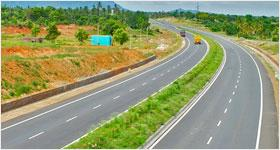
#> input picture DetecciónPotholes_LeonardoLuengas_JuanEGonzalez/imagenes/normal/1.jpg, 280 x 150 px, found by its file name; its folder holds 4 pictures in this run
$ jupyter execute --allow-errors Parcial2.ipynb   (shell and % lines are left out)
#> lines starting #> are read from the running program, lines starting #| are printed output that depends on the picture; pictures that were not available may be replaced by others from this repository, and a replacement may not be noted
# Parcial 2
Juan Esteban Gonzalez y Leonardo Luengas

## Librerías

[cell 1]
import numpy as np
import matplotlib.pyplot as plt
#!pip install opencv-python
import cv2
from sklearn.base import BaseEstimator, TransformerMixin, ClassifierMixin
from sklearn.pipeline import Pipeline
import os
import shutil
from sklearn.cluster import KMeans
from sklearn.preprocessing import StandardScaler
from sklearn.decomposition import PCA
from sklearn.mixture import GaussianMixture
from sklearn.model_selection import train_test_split, GridSearchCV
from sklearn.metrics import classification_report, roc_curve, auc, f1_score, make_scorer
from scipy.stats import mode

## Traer el Dataset

Utilizamos un Dataset traído de Kaggle que contiene dos carpetas. Una tiene imágenes de calles sin huecos desde distintos ángulos y la otra tiene calles con huecos de distintas formas y tamaños.

[cell 2]
from google.colab import files
files.upload()
#> the answer given: 1.jpg

[cell 3]
# Directorios base
base_dir = '/content/pothole'
output_dir = os.path.join(base_dir, 'imagenes_RAW')

# Crear carpeta de salida si no existe
os.makedirs(output_dir, exist_ok=True)

# Subcarpetas a procesar
subcarpetas = ['normal', 'potholes']

for sub in subcarpetas:
    sub_dir = os.path.join(base_dir, sub)
    for archivo in os.listdir(sub_dir):
        origen = os.path.join(sub_dir, archivo)
        if os.path.isfile(origen):
            nombre, ext = os.path.splitext(archivo)
            nuevo_nombre = f"{nombre}-{sub}{ext}"
            destino = os.path.join(output_dir, nuevo_nombre)
            shutil.copy2(origen, destino)

print("Imágenes copiadas y renombradas correctamente.")

## Pipeline Preprocesamiento

Implementamos 4 tipos de transformaciones para el pipeline de preprocesamiento: transformación a escala de grises, aplicación del filtro de Canny, aplicación de un blur Gaussiano y una reducción de resolución de las imágenes.

## Preprocesamiento de Imágenes: Filtro Gaussiano y Detección de Bordes de Canny

En el procesamiento digital de imágenes, es común aplicar técnicas de preprocesamiento para mejorar la calidad de las imágenes y facilitar tareas posteriores como la detección de bordes o la segmentación. A continuación, se describen dos técnicas fundamentales: el suavizado gaussiano y la detección de bordes mediante el algoritmo de Canny.

### Suavizado Gaussiano (`GaussianBlur`)

El filtro gaussiano permite reducir el ruido presente en una imagen mediante la convolución con una función gaussiana bidimensional, definida como:

$$
G(x, y) = \frac{1}{2\pi\sigma^2} \exp\left( -\frac{x^2 + y^2}{2\sigma^2} \right)
$$

Donde:
- $(x, y)$ son las coordenadas en el vecindario del píxel.
- $\sigma$ es la desviación estándar del filtro, que controla el grado de suavizado.

La imagen suavizada $I'$ se obtiene aplicando una convolución con el kernel $G$:

$$
I'(i, j) = \sum_{x=-k}^{k} \sum_{y=-k}^{k} I(i+x, j+y) \cdot G(x, y)
$$

El suavizado gaussiano reduce las variaciones locales abruptas en la intensidad, lo cual es útil para mejorar la precisión en la detección de bordes.

### Detección de Bordes de Canny (`ApplyCanny`)

El algoritmo de Canny es un método robusto y multietapa para la detección de bordes. Sus pasos principales son los siguientes:

#### 2.1 Cálculo del Gradiente

Se aplican operadores de Sobel para obtener las derivadas en las direcciones $x$ e $y$:

$$
G_x = \begin{bmatrix} -1 & 0 & 1 \\ -2 & 0 & 2 \\ -1 & 0 & 1 \end{bmatrix}, \quad
G_y = \begin{bmatrix} -1 & -2 & -1 \\ 0 & 0 & 0 \\ 1 & 2 & 1 \end{bmatrix}
$$

La magnitud y dirección del gradiente se calculan como:

$$
M(i,j) = \sqrt{I_x(i,j)^2 + I_y(i,j)^2}
$$

$$
\theta(i,j) = \arctan\left( \frac{I_y(i,j)}{I_x(i,j)} \right)
$$

#### 2.2 Supresión de No-Máximos (*Non-Maximum Suppression*)

Este paso afina los bordes eliminando aquellos píxeles cuya magnitud no sea un máximo local en la dirección del gradiente.

#### 2.3 Umbralización con Histeresis

La **histeresis** es un mecanismo de decisión empleado en la última etapa del algoritmo de Canny para identificar los píxeles que forman parte de un borde real. Se basa en la aplicación de **dos umbrales**: uno alto ($T_{high}$) y uno bajo ($T_{low}$), en lugar de un único umbral fijo.

Este procedimiento mejora la detección de bordes débiles que están conectados a bordes fuertes, reduciendo al mismo tiempo los falsos positivos producidos por ruido.

#### Procedimiento

Dado un mapa de magnitud de gradiente $M(i,j)$, los píxeles se clasifican de la siguiente manera:

- **Bordes fuertes**: si $M(i,j) > T_{high}$
  → Se consideran parte del borde y se conservan.

- **No bordes**: si $M(i,j) < T_{low}$
  → Se eliminan.

- **Bordes débiles**: si $T_{low} \leq M(i,j) \leq T_{high}$
  → Se conservan **solo si están conectados** (por vecindad de 8 conectados) a un borde fuerte.

#### Justificación

El uso de dos umbrales permite equilibrar sensibilidad y precisión:

- $T_{high}$ garantiza que solo los bordes con fuerte respuesta se acepten directamente.
- $T_{low}$ permite que bordes con respuesta más débil sean considerados válidos si están cerca de uno fuerte.

Este enfoque mejora la **continuidad de los bordes** sin introducir ruido espurio.

[cell 4]
class ToGrayscale(BaseEstimator, TransformerMixin):
  def fit(self, X, y=None):
        return self
  def transform(self, X):
        #Recibe una lista de imágenes en X y las pasa a blanco y negro
        return [cv2.cvtColor(img, cv2.COLOR_BGR2GRAY) for img in X]

class ApplyCanny(BaseEstimator, TransformerMixin):
  def fit(self, X, y =None):
    return self
  def transform(self, X):
    #Recibe una lista de imágenes y les aplica el filtro de Canny para encontrar bordes
    p = []
    for img in X:
      #Aplica el filtro de Canny
      img_p = cv2.Canny(img, 110,200)
      p.append(img_p)
    return p

class GaussianBlur(BaseEstimator, TransformerMixin):
  def fit(self, X, y = None):
    return self
  def transform(self, X):
    p = []
    for img in X:
      #Primero aplica un filtro Gaussiano para reducir el ruido (La calle tiene una textura con muchos artefactos)
      img_b = cv2.GaussianBlur(img, (5,5), sigmaX = 1)
      p.append(img_b)
    return p

class DownScale(BaseEstimator,TransformerMixin):
  def fit(self, X, y = None):
    return self
  def transform(self, X):
    p = []
    for img in X:
      if img is not None:
        img_b = cv2.resize(img, (512, 512))  # Resize to 512x512
        p.append(img_b)
    return p

Definimos que para las imágenes con un label de 0 significa que no tiene huecos. Cuando tiene un label de 1 significa que la imágen presenta huecos.

[cell 5]
#Build dataset
X = []
truth_labels = []
path = "./pothole/imagenes_RAW"
for pth in os.listdir(path):
  img = cv2.imread(f"{path}/{pth}")
#> img is the input picture: shape (150, 280, 3); mean B, G, R 111.9, 153.3, 146.8
  L = 0 if "normal" in pth else 1
  if img is None:
    continue
  X.append(img)
  truth_labels.append(L)
print(f"Tamaño del dataset {len(X)}")
#| Tamaño del dataset 1

Escogemos tres imágenes aleatorias para mostrar que tipo de imágenes están en el dataset.

[cell 6]
#Display some images
fig, axs = plt.subplots(1,3, gridspec_kw={'width_ratios': [1,1,1]})
fig.set_size_inches(20,15)
fig.suptitle("Imágenes Originales")
plt.subplots_adjust(top=1.5)

choice = np.random.choice(len(os.listdir(path)), 3)
for c,i in enumerate(choice):
  img = cv2.imread(f"{path}/{os.listdir(path)[i]}")
  axs[c].imshow(img)

  axs[c].set_yticklabels([])
  axs[c].set_xticklabels([])

plt.show()
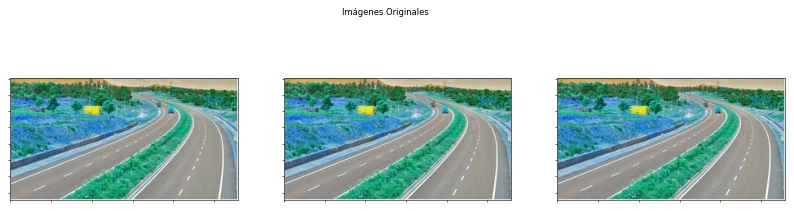
#> figure drawn by matplotlib, 3 panels; B, G, R data is drawn as R, G, B

[cell 7]
preprocesamiento = Pipeline([
    ("resize", DownScale()),
    ("gray", ToGrayscale()),
    ("blur", GaussianBlur()),
    ("canny", ApplyCanny()),
])

p_images = preprocesamiento.fit_transform(X)
#> after the loop in transform, `for img in X:`: p = 1 item
#> in transform, `p = []`: p = []
#> the loop in transform, `for img in X:` made 1 pass
#> pass 1, in transform, `img_b = cv2.GaussianBlur(img, (5,5), sigmaX = 1)`:
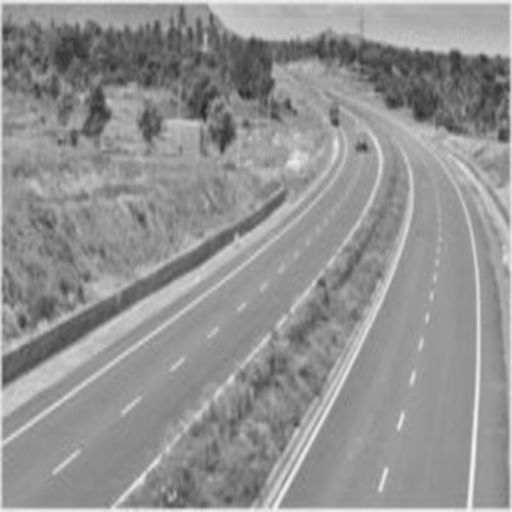
#> img_b: shape (512, 512); min 38, max 245, mean 146.5
#> after the loop in transform, `for img in X:`: p = 1 item
#> in transform, `p = []`: p = []
#> the loop in transform, `for img in X:` made 1 pass
#> pass 1, in transform, `img_p = cv2.Canny(img, 110,200)`:
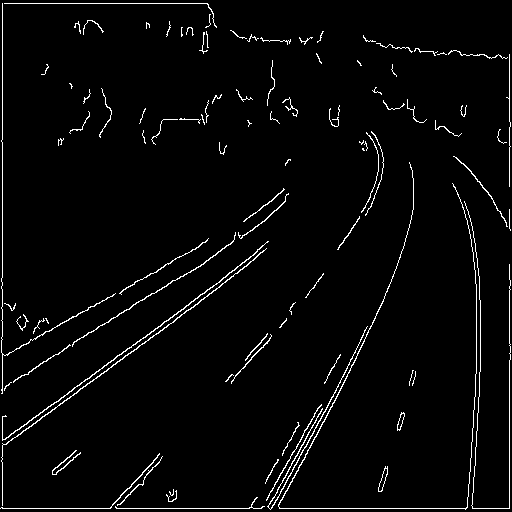
#> img_p: shape (512, 512); 2.9% white in thin lines or dots
#> after the loop in transform, `for img in X:`: p = 1 item
#> p_images = 1 item

Visualizamos las mismas tres imágenes después del preprocesamiento para ver como es el resultado del procesamiento.

[cell 8]
fig, axs = plt.subplots(1,3, gridspec_kw={'width_ratios': [1,1,1]})
fig.set_size_inches(20,15)
fig.suptitle("Imágenes Procesadas")
#fig.tight_layout()
plt.subplots_adjust(top=1.5)
for c,i in enumerate(choice):
  axs[c].imshow(p_images[i], cmap = "gray")
  axs[c].set_yticklabels([])
  axs[c].set_xticklabels([])
plt.show()
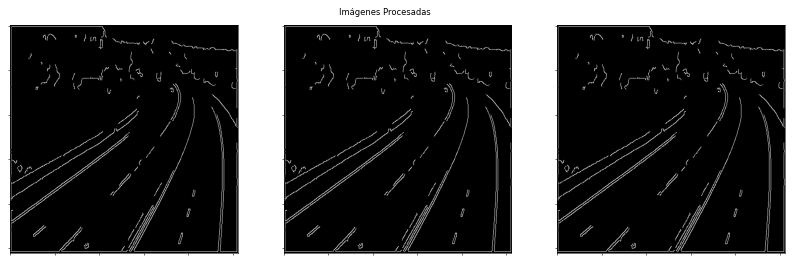
#> figure drawn by matplotlib, 3 panels

## Pipeline Feature Detection y BoVW

### Extracción de Características con SIFT y Representación con Bag of Visual Words (BoVW)

En tareas de clasificación y reconocimiento de imágenes, una etapa clave consiste en extraer descriptores que representen el contenido visual de forma robusta y discriminativa. A continuación, se describen dos técnicas complementarias: el algoritmo **SIFT** para extracción de características locales y el modelo **BoVW** como representación global basada en histogramas de ocurrencia.

### 1. SIFT: Scale-Invariant Feature Transform

El algoritmo **SIFT** (propuesto por David Lowe en 2004) detecta y describe **puntos de interés locales** en una imagen, siendo robusto a transformaciones de escala, rotación, y parcialmente a iluminación y cambios de perspectiva.

#### Etapas principales del algoritmo SIFT

1. **Detección de extremos en espacio de escala**
   Se construye una **pirámide de escalas** a partir de imágenes suavizadas con filtros gaussianos de diferentes $\sigma$, y se calcula la **Diferencia de Gaussianas (DoG)** para detectar extremos (mínimos y máximos locales) en una vecindad 3D $(x, y, \sigma)$.

2. **Localización precisa de los puntos clave**
   Se ajusta una función cuadrática a los extremos detectados para refinar su posición y eliminar aquellos con bajo contraste o alineados a bordes.

3. **Asignación de orientación**
   Se calcula el gradiente local en una vecindad alrededor del punto clave. A cada punto se le asigna una orientación dominante $\theta$, lo que garantiza **invariancia rotacional**.

4. **Cálculo del descriptor**
   Se construye un descriptor de 128 dimensiones basado en histogramas de gradientes en celdas locales ($4\times4$ subregiones con $8$ orientaciones cada una). Este vector es **invariante a escala, rotación y pequeñas deformaciones**.

#### Ventajas de SIFT

- Robusto a oclusiones parciales.
- Funciona bien con fondos complejos y cambios de iluminación.
- Ideal para tareas de emparejamiento, reconocimiento y seguimiento.

### 2. Bag of Visual Words (BoVW)

El modelo **Bag of Visual Words** es una técnica de representación inspirada en el modelo "Bag of Words" del procesamiento de texto. Se utiliza para transformar un conjunto variable de descriptores locales (como los de SIFT) en un vector de características de dimensión fija, adecuado para clasificadores como SVM.

#### Fases del modelo BoVW

1. **Extracción de descriptores locales**
   Se aplican detectores como SIFT o SURF a todas las imágenes del conjunto, obteniendo una gran colección de vectores descriptor.

2. **Construcción del diccionario visual (clustering)**
   Se aplica **k-means** sobre todos los descriptores extraídos para agruparlos en $k$ **palabras visuales**, formando el diccionario visual. Cada centroide representa un patrón visual común.

3. **Codificación de imágenes**
   Para cada imagen, sus descriptores se asignan al centroide más cercano. Se construye un **histograma de ocurrencia** de palabras visuales, de dimensión fija $k$.

4. **Normalización y clasificación**
   El histograma puede ser normalizado (L1 o L2) y utilizado como entrada a un modelo de clasificación (e.g., SVM, Random Forest, Redes Neuronales).

#### Ejemplo

Si el diccionario contiene $k = 100$ palabras visuales y una imagen contiene 500 descriptores SIFT, se generará un vector de longitud 100 que indica cuántos descriptores se asignaron a cada palabra.

#### Ventajas de BoVW

- Permite representar imágenes de diferente tamaño y contenido con un vector fijo.
- Muy útil para clasificación de escenas, objetos y reconocimiento de patrones.
- Se puede extender con variantes como Spatial Pyramid Matching (SPM) o codificación VLAD.

Ahora implementamos abos metodos

[cell 9]
class SIFT_Features(BaseEstimator, TransformerMixin):
  def fit(self, X, y= None):
    return self
  def transform(self, X):
    sift = cv2.SIFT_create()
    descriptors = []
    for img in X:
      kp, des = sift.detectAndCompute(img, None)
      descriptors.append(des)
    return descriptors

class BagOfVisualWords:
    def __init__(self, k=10):
        self.k = k
        self.kmeans = KMeans(n_clusters=k, random_state=0)
        self.scaler = StandardScaler()
        self.fitted = False

    def fit(self, features, y=None):
        all_descriptors = np.vstack([desc for desc in features if desc is not None and len(desc) > 0])
        self.kmeans.fit(all_descriptors)
        self.fitted = True
        return self

    def transform(self, features):
        if not self.fitted:
            raise RuntimeError("Debes llamar a 'fit()' antes de 'transform()'.")

        bovw_features = []
        for desc in features:
            if desc is None or len(desc) == 0:
                hist = np.zeros(self.k)
            else:
                words = self.kmeans.predict(desc)
                hist, _ = np.histogram(words, bins=np.arange(self.k + 1))
            bovw_features.append(hist)

        bovw_features = np.array(bovw_features)
        return self.scaler.fit_transform(bovw_features)

    def fit_transform(self, features, y=None):
        self.fit(features, y)
        return self.transform(features)

[cell 10]
detect_features = Pipeline([
    ("sift", SIFT_Features()),
    ("bovw", BagOfVisualWords())
])

[cell 11]
features = detect_features.fit_transform(p_images)

[cell 12]
features.shape
#> Out = (1, 10)

## Exploración del Embedding BoVW con PCA

Una vez que las imágenes han sido representadas como vectores mediante el modelo **Bag of Visual Words (BoVW)**, es posible aplicar técnicas de reducción de dimensionalidad para visualizar y analizar la distribución de las representaciones en el espacio.

### ¿Por qué usar PCA?

El **Análisis de Componentes Principales (PCA)** permite proyectar los vectores de características en un espacio de menor dimensión, preservando la máxima varianza posible. Esto facilita:

- **Visualización** en 2D o 3D del espacio de características.
- **Evaluación de la separabilidad** entre clases.
- **Reducción de ruido** y detección de patrones latentes.

### Proceso

1. **Construcción del BoVW**
   - Para cada imagen, se obtiene un vector BoVW de dimensión $k$ (el número de palabras visuales del diccionario).

2. **Aplicación de PCA**
   - Se aplica PCA sobre la matriz de características $X \in \mathbb{R}^{n \times k}$, donde $n$ es el número de imágenes.
   - Se obtienen las nuevas representaciones $Z = X W$, donde $W$ contiene los autovectores asociados a las mayores varianzas.

3. **Visualización**
   - Se grafican las proyecciones en 2D o 3D coloreando por clase para observar clústeres y distribuciones.

[cell 13]
pca = PCA(n_components=2)
#> (the rest of this cell did not finish here and is left out)

[cell 14]
pca = PCA(n_components=3)
#> (the rest of this cell did not finish here and is left out)

[cell 15]
fig = plt.figure()
ax = fig.add_subplot(projection='3d')
#> (the rest of this cell did not finish here and is left out)

## Clasificación

## Exploración del Embedding BoVW con PCA

Una vez que las imágenes han sido representadas como vectores mediante el modelo **Bag of Visual Words (BoVW)**, es posible aplicar técnicas de reducción de dimensionalidad para visualizar y analizar la distribución de las representaciones en el espacio.

### ¿Por qué usar PCA?

El **Análisis de Componentes Principales (PCA)** permite proyectar los vectores de características en un espacio de menor dimensión, preservando la máxima varianza posible. Esto facilita:

- **Visualización** en 2D o 3D del espacio de características.
- **Evaluación de la separabilidad** entre clases.
- **Reducción de ruido** y detección de patrones latentes.

### Proceso

1. **Construcción del BoVW**
   - Para cada imagen, se obtiene un vector BoVW de dimensión $k$ (el número de palabras visuales del diccionario).

2. **Aplicación de PCA**
   - Se aplica PCA sobre la matriz de características $X \in \mathbb{R}^{n \times k}$, donde $n$ es el número de imágenes.
   - Se obtienen las nuevas representaciones $Z = X W$, donde $W$ contiene los autovectores asociados a las mayores varianzas.

3. **Visualización**
   - Se grafican las proyecciones en 2D o 3D coloreando por clase para observar clústeres y distribuciones.

Primera prueba del modelo

#> (a cell that did not finish here is left out)

Evaluación del modelo

#> (a cell that did not finish here is left out)

#> (a cell that did not finish here is left out)

Definimos una clase para realizar grid search y optimizar hiperparámetros del modelo de Gaussian Mixture

[cell 19]
class GMMClassifier(BaseEstimator, ClassifierMixin):
    def __init__(self, covariance_type='full', reg_covar=1e-6):
        self.covariance_type = covariance_type
        self.reg_covar = reg_covar
        self.n_components = 2

    def fit(self, X, y):
        self.gmm = GaussianMixture(
            n_components=self.n_components,
            covariance_type=self.covariance_type,
            reg_covar=self.reg_covar,
            random_state=42
        )
        self.gmm.fit(X)
        predicted = self.gmm.predict(X)

        return self

    def predict(self, X):
        preds = self.gmm.predict(X)
        return preds

f1_scorer = make_scorer(f1_score)
param_grid = {
    'covariance_type': ['spherical', 'tied', 'diag', 'full'],
    'reg_covar': [1e-6, 1e-4, 1e-2]
    #'init_params': ['kmeans', 'random'],
}

grid = GridSearchCV(GMMClassifier(), param_grid, scoring=f1_scorer, cv=3)
#> (the rest of this cell did not finish here and is left out)

#> (a cell that did not finish here is left out)

#> (a cell that did not finish here is left out)

Dado que el grid search no encuentra el modelo óptimo, utilizaremos el primero que encontramos que tiene mejores parámetros y desempeño.

# Prueba del modelo con una imagen propia.

[cell 22]
img1 = cv2.imread('test_propio.jpeg')
img1_rgb = cv2.cvtColor(img1, cv2.COLOR_BGR2RGB)
plt.title("Imagen personal de prueba")
plt.axis("off")
plt.imshow(img1_rgb)
plt.show()

[cell 23]
resultado = preprocesamiento.transform([img1])
#> the loop in transform (call 2), `for img in X:` made 1 pass
#> resultado = 1 item

plt.imshow(resultado[0], cmap='gray')
plt.title("Imagen después del preprocesamiento")
plt.axis('off')
plt.show()

[cell 24]
features_test = detect_features.fit_transform(resultado)
